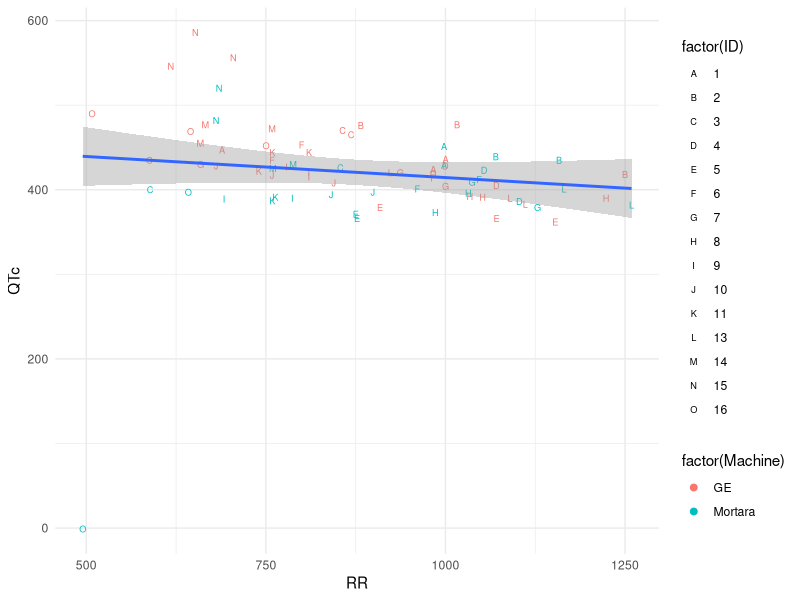

This chart was generated by the following R code:
library(readr)
library(dplyr)
library(ggplot2)

obs = read_csv2('data/clean.csv')[1:19] %>%
  rename_all(make.names) %>%
  group_by(ID, seq.nr) %>%
  slice(1) %>%
  ungroup() %>%
  #filter(interference == 0) %>%
  mutate(QT_ARI = ARI + 2 * dARI) %>%
  select(ID, Machine, seq.nr, RR = RR.interval, QT = external.QT, QTc = external.QTc, QT_ARI) %>%
  mutate(
    QT_ARIc_bazette = round( QT_ARI / (RR / 1000)^(1/2) ), 
    QT_ARIc_lm = round(predict(lm(data = ., QT_ARI ~ RR), .)),
    QTc_lm = round(predict(lm(data = ., QT ~ RR), .))
    )
  
  
# Quick viz to inspect data
ggplot(data = obs, aes(RR, QTc)) + 
  geom_point(aes(color = factor(Machine), shape = factor(ID)), size = 2) + 
  scale_shape_manual(values= LETTERS[1:19]) +
  geom_smooth(method = 'lm') + 
  theme_minimal()
